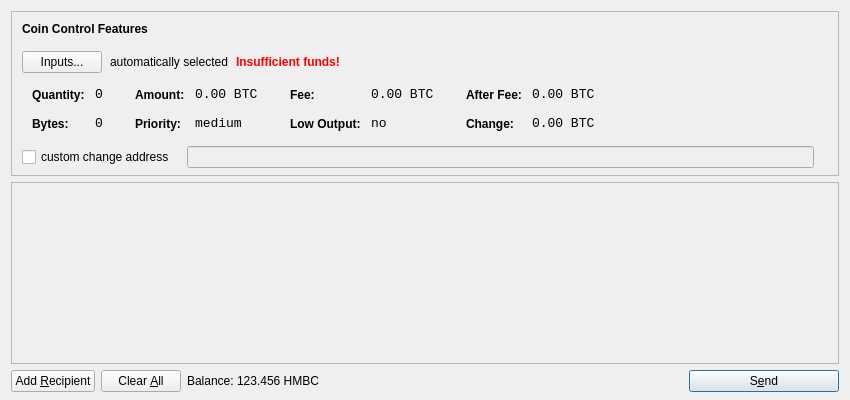
<?xml version="1.0" encoding="UTF-8"?>
<ui version="4.0">
 <class>SendCoinsDialog</class>
 <widget class="QDialog" name="SendCoinsDialog">
  <property name="geometry">
   <rect>
    <x>0</x>
    <y>0</y>
    <width>850</width>
    <height>400</height>
   </rect>
  </property>
  <property name="windowTitle">
   <string>Send Coins</string>
  </property>
  <layout class="QVBoxLayout" name="verticalLayout" stretch="0,1,0">
   <property name="bottomMargin">
    <number>8</number>
   </property>
   <item>
    <widget class="QFrame" name="frameCoinControl">
     <property name="sizePolicy">
      <sizepolicy hsizetype="Expanding" vsizetype="Expanding">
       <horstretch>0</horstretch>
       <verstretch>0</verstretch>
      </sizepolicy>
     </property>
     <property name="maximumSize">
      <size>
       <width>16777215</width>
       <height>16777215</height>
      </size>
     </property>
     <property name="frameShape">
      <enum>QFrame::StyledPanel</enum>
     </property>
     <property name="frameShadow">
      <enum>QFrame::Sunken</enum>
     </property>
     <layout class="QVBoxLayout" name="verticalLayoutCoinControl2">
      <property name="spacing">
       <number>-1</number>
      </property>
      <property name="leftMargin">
       <number>0</number>
      </property>
      <property name="topMargin">
       <number>0</number>
      </property>
      <property name="rightMargin">
       <number>0</number>
      </property>
      <property name="bottomMargin">
       <number>6</number>
      </property>
      <item>
       <layout class="QVBoxLayout" name="verticalLayoutCoinControl" stretch="0,0,0,0,1">
        <property name="spacing">
         <number>0</number>
        </property>
        <property name="leftMargin">
         <number>10</number>
        </property>
        <property name="topMargin">
         <number>10</number>
        </property>
        <item>
         <layout class="QHBoxLayout" name="horizontalLayoutCoinControl1">
          <property name="bottomMargin">
           <number>15</number>
          </property>
          <item>
           <widget class="QLabel" name="labelCoinControlFeatures">
            <property name="sizePolicy">
             <sizepolicy hsizetype="Preferred" vsizetype="Maximum">
              <horstretch>0</horstretch>
              <verstretch>0</verstretch>
             </sizepolicy>
            </property>
            <property name="font">
             <font>
              <weight>75</weight>
              <bold>true</bold>
             </font>
            </property>
            <property name="styleSheet">
             <string notr="true">font-weight:bold;</string>
            </property>
            <property name="text">
             <string>Coin Control Features</string>
            </property>
           </widget>
          </item>
         </layout>
        </item>
        <item>
         <layout class="QHBoxLayout" name="horizontalLayoutCoinControl2" stretch="0,0,0,0">
          <property name="spacing">
           <number>8</number>
          </property>
          <property name="bottomMargin">
           <number>10</number>
          </property>
          <item>
           <widget class="QPushButton" name="pushButtonCoinControl">
            <property name="styleSheet">
             <string notr="true"/>
            </property>
            <property name="text">
             <string>Inputs...</string>
            </property>
           </widget>
          </item>
          <item>
           <widget class="QLabel" name="labelCoinControlAutomaticallySelected">
            <property name="text">
             <string>automatically selected</string>
            </property>
            <property name="margin">
             <number>5</number>
            </property>
           </widget>
          </item>
          <item>
           <widget class="QLabel" name="labelCoinControlInsuffFunds">
            <property name="font">
             <font>
              <weight>75</weight>
              <bold>true</bold>
             </font>
            </property>
            <property name="styleSheet">
             <string notr="true">color:red;font-weight:bold;</string>
            </property>
            <property name="text">
             <string>Insufficient funds!</string>
            </property>
            <property name="margin">
             <number>5</number>
            </property>
           </widget>
          </item>
          <item>
           <spacer name="horizontalSpacerCoinControl">
            <property name="orientation">
             <enum>Qt::Horizontal</enum>
            </property>
            <property name="sizeHint" stdset="0">
             <size>
              <width>40</width>
              <height>1</height>
             </size>
            </property>
           </spacer>
          </item>
         </layout>
        </item>
        <item>
         <widget class="QWidget" name="widgetCoinControl" native="true">
          <property name="sizePolicy">
           <sizepolicy hsizetype="Preferred" vsizetype="Preferred">
            <horstretch>0</horstretch>
            <verstretch>0</verstretch>
           </sizepolicy>
          </property>
          <property name="minimumSize">
           <size>
            <width>0</width>
            <height>0</height>
           </size>
          </property>
          <property name="styleSheet">
           <string notr="true"/>
          </property>
          <layout class="QHBoxLayout" name="horizontalLayoutCoinControl5">
           <property name="margin">
            <number>0</number>
           </property>
           <item>
            <layout class="QHBoxLayout" name="horizontalLayoutCoinControl3" stretch="0,0,0,1">
             <property name="spacing">
              <number>20</number>
             </property>
             <property name="topMargin">
              <number>0</number>
             </property>
             <property name="bottomMargin">
              <number>10</number>
             </property>
             <item>
              <layout class="QFormLayout" name="formLayoutCoinControl1">
               <property name="horizontalSpacing">
                <number>10</number>
               </property>
               <property name="verticalSpacing">
                <number>14</number>
               </property>
               <property name="leftMargin">
                <number>10</number>
               </property>
               <property name="topMargin">
                <number>4</number>
               </property>
               <property name="rightMargin">
                <number>6</number>
               </property>
               <item row="0" column="0">
                <widget class="QLabel" name="labelCoinControlQuantityText">
                 <property name="styleSheet">
                  <string notr="true">font-weight:bold;</string>
                 </property>
                 <property name="text">
                  <string>Quantity:</string>
                 </property>
                 <property name="margin">
                  <number>0</number>
                 </property>
                </widget>
               </item>
               <item row="0" column="1">
                <widget class="QLabel" name="labelCoinControlQuantity">
                 <property name="font">
                  <font>
                   <family>Monospace</family>
                   <pointsize>10</pointsize>
                  </font>
                 </property>
                 <property name="cursor">
                  <cursorShape>IBeamCursor</cursorShape>
                 </property>
                 <property name="contextMenuPolicy">
                  <enum>Qt::ActionsContextMenu</enum>
                 </property>
                 <property name="text">
                  <string notr="true">0</string>
                 </property>
                 <property name="margin">
                  <number>0</number>
                 </property>
                 <property name="textInteractionFlags">
                  <set>Qt::LinksAccessibleByMouse|Qt::TextSelectableByKeyboard|Qt::TextSelectableByMouse</set>
                 </property>
                </widget>
               </item>
               <item row="1" column="0">
                <widget class="QLabel" name="labelCoinControlBytesText">
                 <property name="styleSheet">
                  <string notr="true">font-weight:bold;</string>
                 </property>
                 <property name="text">
                  <string>Bytes:</string>
                 </property>
                </widget>
               </item>
               <item row="1" column="1">
                <widget class="QLabel" name="labelCoinControlBytes">
                 <property name="font">
                  <font>
                   <family>Monospace</family>
                   <pointsize>10</pointsize>
                  </font>
                 </property>
                 <property name="cursor">
                  <cursorShape>IBeamCursor</cursorShape>
                 </property>
                 <property name="contextMenuPolicy">
                  <enum>Qt::ActionsContextMenu</enum>
                 </property>
                 <property name="text">
                  <string notr="true">0</string>
                 </property>
                 <property name="textInteractionFlags">
                  <set>Qt::LinksAccessibleByMouse|Qt::TextSelectableByKeyboard|Qt::TextSelectableByMouse</set>
                 </property>
                </widget>
               </item>
              </layout>
             </item>
             <item>
              <layout class="QFormLayout" name="formLayoutCoinControl2">
               <property name="horizontalSpacing">
                <number>10</number>
               </property>
               <property name="verticalSpacing">
                <number>14</number>
               </property>
               <property name="leftMargin">
                <number>6</number>
               </property>
               <property name="topMargin">
                <number>4</number>
               </property>
               <property name="rightMargin">
                <number>6</number>
               </property>
               <item row="0" column="0">
                <widget class="QLabel" name="labelCoinControlAmountText">
                 <property name="styleSheet">
                  <string notr="true">font-weight:bold;</string>
                 </property>
                 <property name="text">
                  <string>Amount:</string>
                 </property>
                 <property name="margin">
                  <number>0</number>
                 </property>
                </widget>
               </item>
               <item row="0" column="1">
                <widget class="QLabel" name="labelCoinControlAmount">
                 <property name="font">
                  <font>
                   <family>Monospace</family>
                   <pointsize>10</pointsize>
                  </font>
                 </property>
                 <property name="cursor">
                  <cursorShape>IBeamCursor</cursorShape>
                 </property>
                 <property name="contextMenuPolicy">
                  <enum>Qt::ActionsContextMenu</enum>
                 </property>
                 <property name="text">
                  <string notr="true">0.00 BTC</string>
                 </property>
                 <property name="textInteractionFlags">
                  <set>Qt::LinksAccessibleByMouse|Qt::TextSelectableByKeyboard|Qt::TextSelectableByMouse</set>
                 </property>
                </widget>
               </item>
               <item row="1" column="0">
                <widget class="QLabel" name="labelCoinControlPriorityText">
                 <property name="styleSheet">
                  <string notr="true">font-weight:bold;</string>
                 </property>
                 <property name="text">
                  <string>Priority:</string>
                 </property>
                </widget>
               </item>
               <item row="1" column="1">
                <widget class="QLabel" name="labelCoinControlPriority">
                 <property name="font">
                  <font>
                   <family>Monospace</family>
                   <pointsize>10</pointsize>
                  </font>
                 </property>
                 <property name="cursor">
                  <cursorShape>IBeamCursor</cursorShape>
                 </property>
                 <property name="contextMenuPolicy">
                  <enum>Qt::ActionsContextMenu</enum>
                 </property>
                 <property name="text">
                  <string>medium</string>
                 </property>
                 <property name="textInteractionFlags">
                  <set>Qt::LinksAccessibleByMouse|Qt::TextSelectableByKeyboard|Qt::TextSelectableByMouse</set>
                 </property>
                </widget>
               </item>
              </layout>
             </item>
             <item>
              <layout class="QFormLayout" name="formLayoutCoinControl3">
               <property name="horizontalSpacing">
                <number>10</number>
               </property>
               <property name="verticalSpacing">
                <number>14</number>
               </property>
               <property name="leftMargin">
                <number>6</number>
               </property>
               <property name="topMargin">
                <number>4</number>
               </property>
               <property name="rightMargin">
                <number>6</number>
               </property>
               <item row="0" column="0">
                <widget class="QLabel" name="labelCoinControlFeeText">
                 <property name="styleSheet">
                  <string notr="true">font-weight:bold;</string>
                 </property>
                 <property name="text">
                  <string>Fee:</string>
                 </property>
                 <property name="margin">
                  <number>0</number>
                 </property>
                </widget>
               </item>
               <item row="0" column="1">
                <widget class="QLabel" name="labelCoinControlFee">
                 <property name="font">
                  <font>
                   <family>Monospace</family>
                   <pointsize>10</pointsize>
                  </font>
                 </property>
                 <property name="cursor">
                  <cursorShape>IBeamCursor</cursorShape>
                 </property>
                 <property name="contextMenuPolicy">
                  <enum>Qt::ActionsContextMenu</enum>
                 </property>
                 <property name="text">
                  <string notr="true">0.00 BTC</string>
                 </property>
                 <property name="textInteractionFlags">
                  <set>Qt::LinksAccessibleByMouse|Qt::TextSelectableByKeyboard|Qt::TextSelectableByMouse</set>
                 </property>
                </widget>
               </item>
               <item row="1" column="0">
                <widget class="QLabel" name="labelCoinControlLowOutputText">
                 <property name="styleSheet">
                  <string notr="true">font-weight:bold;</string>
                 </property>
                 <property name="text">
                  <string>Low Output:</string>
                 </property>
                </widget>
               </item>
               <item row="1" column="1">
                <widget class="QLabel" name="labelCoinControlLowOutput">
                 <property name="font">
                  <font>
                   <family>Monospace</family>
                   <pointsize>10</pointsize>
                  </font>
                 </property>
                 <property name="cursor">
                  <cursorShape>IBeamCursor</cursorShape>
                 </property>
                 <property name="contextMenuPolicy">
                  <enum>Qt::ActionsContextMenu</enum>
                 </property>
                 <property name="text">
                  <string>no</string>
                 </property>
                 <property name="textInteractionFlags">
                  <set>Qt::LinksAccessibleByMouse|Qt::TextSelectableByKeyboard|Qt::TextSelectableByMouse</set>
                 </property>
                </widget>
               </item>
              </layout>
             </item>
             <item>
              <layout class="QFormLayout" name="formLayoutCoinControl4">
               <property name="horizontalSpacing">
                <number>10</number>
               </property>
               <property name="verticalSpacing">
                <number>14</number>
               </property>
               <property name="leftMargin">
                <number>6</number>
               </property>
               <property name="topMargin">
                <number>4</number>
               </property>
               <property name="rightMargin">
                <number>6</number>
               </property>
               <item row="0" column="0">
                <widget class="QLabel" name="labelCoinControlAfterFeeText">
                 <property name="styleSheet">
                  <string notr="true">font-weight:bold;</string>
                 </property>
                 <property name="text">
                  <string>After Fee:</string>
                 </property>
                 <property name="margin">
                  <number>0</number>
                 </property>
                </widget>
               </item>
               <item row="0" column="1">
                <widget class="QLabel" name="labelCoinControlAfterFee">
                 <property name="font">
                  <font>
                   <family>Monospace</family>
                   <pointsize>10</pointsize>
                  </font>
                 </property>
                 <property name="cursor">
                  <cursorShape>IBeamCursor</cursorShape>
                 </property>
                 <property name="contextMenuPolicy">
                  <enum>Qt::ActionsContextMenu</enum>
                 </property>
                 <property name="text">
                  <string notr="true">0.00 BTC</string>
                 </property>
                 <property name="textInteractionFlags">
                  <set>Qt::LinksAccessibleByMouse|Qt::TextSelectableByKeyboard|Qt::TextSelectableByMouse</set>
                 </property>
                </widget>
               </item>
               <item row="1" column="0">
                <widget class="QLabel" name="labelCoinControlChangeText">
                 <property name="styleSheet">
                  <string notr="true">font-weight:bold;</string>
                 </property>
                 <property name="text">
                  <string>Change:</string>
                 </property>
                </widget>
               </item>
               <item row="1" column="1">
                <widget class="QLabel" name="labelCoinControlChange">
                 <property name="font">
                  <font>
                   <family>Monospace</family>
                   <pointsize>10</pointsize>
                  </font>
                 </property>
                 <property name="cursor">
                  <cursorShape>IBeamCursor</cursorShape>
                 </property>
                 <property name="contextMenuPolicy">
                  <enum>Qt::ActionsContextMenu</enum>
                 </property>
                 <property name="text">
                  <string notr="true">0.00 BTC</string>
                 </property>
                 <property name="textInteractionFlags">
                  <set>Qt::LinksAccessibleByMouse|Qt::TextSelectableByKeyboard|Qt::TextSelectableByMouse</set>
                 </property>
                </widget>
               </item>
              </layout>
             </item>
            </layout>
           </item>
          </layout>
         </widget>
        </item>
        <item>
         <layout class="QHBoxLayout" name="horizontalLayoutCoinControl4" stretch="0,0,0">
          <property name="spacing">
           <number>12</number>
          </property>
          <property name="sizeConstraint">
           <enum>QLayout::SetDefaultConstraint</enum>
          </property>
          <property name="topMargin">
           <number>5</number>
          </property>
          <property name="rightMargin">
           <number>5</number>
          </property>
          <item>
           <widget class="QCheckBox" name="checkBoxCoinControlChange">
            <property name="text">
             <string>custom change address</string>
            </property>
           </widget>
          </item>
          <item>
           <widget class="QLineEdit" name="lineEditCoinControlChange">
            <property name="enabled">
             <bool>false</bool>
            </property>
            <property name="sizePolicy">
             <sizepolicy hsizetype="Expanding" vsizetype="Fixed">
              <horstretch>0</horstretch>
              <verstretch>0</verstretch>
             </sizepolicy>
            </property>
           </widget>
          </item>
          <item>
           <widget class="QLabel" name="labelCoinControlChangeLabel">
            <property name="sizePolicy">
             <sizepolicy hsizetype="Preferred" vsizetype="Expanding">
              <horstretch>0</horstretch>
              <verstretch>0</verstretch>
             </sizepolicy>
            </property>
            <property name="minimumSize">
             <size>
              <width>0</width>
              <height>0</height>
             </size>
            </property>
            <property name="text">
             <string/>
            </property>
            <property name="margin">
             <number>3</number>
            </property>
           </widget>
          </item>
         </layout>
        </item>
        <item>
         <spacer name="verticalSpacerCoinControl">
          <property name="orientation">
           <enum>Qt::Vertical</enum>
          </property>
          <property name="sizeHint" stdset="0">
           <size>
            <width>800</width>
            <height>1</height>
           </size>
          </property>
         </spacer>
        </item>
       </layout>
      </item>
     </layout>
    </widget>
   </item>
   <item>
    <widget class="QScrollArea" name="scrollArea">
     <property name="widgetResizable">
      <bool>true</bool>
     </property>
     <widget class="QWidget" name="scrollAreaWidgetContents">
      <property name="geometry">
       <rect>
        <x>0</x>
        <y>0</y>
        <width>830</width>
        <height>165</height>
       </rect>
      </property>
      <layout class="QVBoxLayout" name="verticalLayout_2">
       <property name="margin">
        <number>0</number>
       </property>
       <item>
        <layout class="QVBoxLayout" name="entries">
         <property name="spacing">
          <number>6</number>
         </property>
        </layout>
       </item>
       <item>
        <spacer name="verticalSpacer">
         <property name="orientation">
          <enum>Qt::Vertical</enum>
         </property>
         <property name="sizeHint" stdset="0">
          <size>
           <width>20</width>
           <height>40</height>
          </size>
         </property>
        </spacer>
       </item>
      </layout>
     </widget>
    </widget>
   </item>
   <item>
    <layout class="QHBoxLayout" name="horizontalLayout">
     <item>
      <widget class="QPushButton" name="addButton">
       <property name="toolTip">
        <string>Send to multiple recipients at once</string>
       </property>
       <property name="text">
        <string>Add &amp;Recipient</string>
       </property>
       <property name="icon">
        <iconset resource="../bitcoin.qrc">
         <normaloff>:/icons/add</normaloff>:/icons/add</iconset>
       </property>
       <property name="autoDefault">
        <bool>false</bool>
       </property>
      </widget>
     </item>
     <item>
      <widget class="QPushButton" name="clearButton">
       <property name="sizePolicy">
        <sizepolicy hsizetype="Minimum" vsizetype="Fixed">
         <horstretch>0</horstretch>
         <verstretch>0</verstretch>
        </sizepolicy>
       </property>
       <property name="toolTip">
        <string>Remove all transaction fields</string>
       </property>
       <property name="text">
        <string>Clear &amp;All</string>
       </property>
       <property name="icon">
        <iconset resource="../bitcoin.qrc">
         <normaloff>:/icons/remove</normaloff>:/icons/remove</iconset>
       </property>
       <property name="autoRepeatDelay">
        <number>300</number>
       </property>
       <property name="autoDefault">
        <bool>false</bool>
       </property>
      </widget>
     </item>
     <item>
      <layout class="QHBoxLayout" name="horizontalLayout_2">
       <property name="spacing">
        <number>3</number>
       </property>
       <item>
        <widget class="QLabel" name="label">
         <property name="text">
          <string>Balance:</string>
         </property>
        </widget>
       </item>
       <item>
        <widget class="QLabel" name="labelBalance">
         <property name="cursor">
          <cursorShape>IBeamCursor</cursorShape>
         </property>
         <property name="text">
          <string>123.456 HMBC</string>
         </property>
         <property name="textInteractionFlags">
          <set>Qt::LinksAccessibleByMouse|Qt::TextSelectableByKeyboard|Qt::TextSelectableByMouse</set>
         </property>
        </widget>
       </item>
      </layout>
     </item>
     <item>
      <spacer name="horizontalSpacer">
       <property name="orientation">
        <enum>Qt::Horizontal</enum>
       </property>
       <property name="sizeHint" stdset="0">
        <size>
         <width>40</width>
         <height>20</height>
        </size>
       </property>
      </spacer>
     </item>
     <item>
      <widget class="QPushButton" name="sendButton">
       <property name="minimumSize">
        <size>
         <width>150</width>
         <height>0</height>
        </size>
       </property>
       <property name="toolTip">
        <string>Confirm the send action</string>
       </property>
       <property name="text">
        <string>S&amp;end</string>
       </property>
       <property name="icon">
        <iconset resource="../bitcoin.qrc">
         <normaloff>:/icons/send</normaloff>:/icons/send</iconset>
       </property>
       <property name="default">
        <bool>true</bool>
       </property>
      </widget>
     </item>
    </layout>
   </item>
  </layout>
 </widget>
 <resources>
  <include location="../bitcoin.qrc"/>
 </resources>
 <connections/>
</ui>
